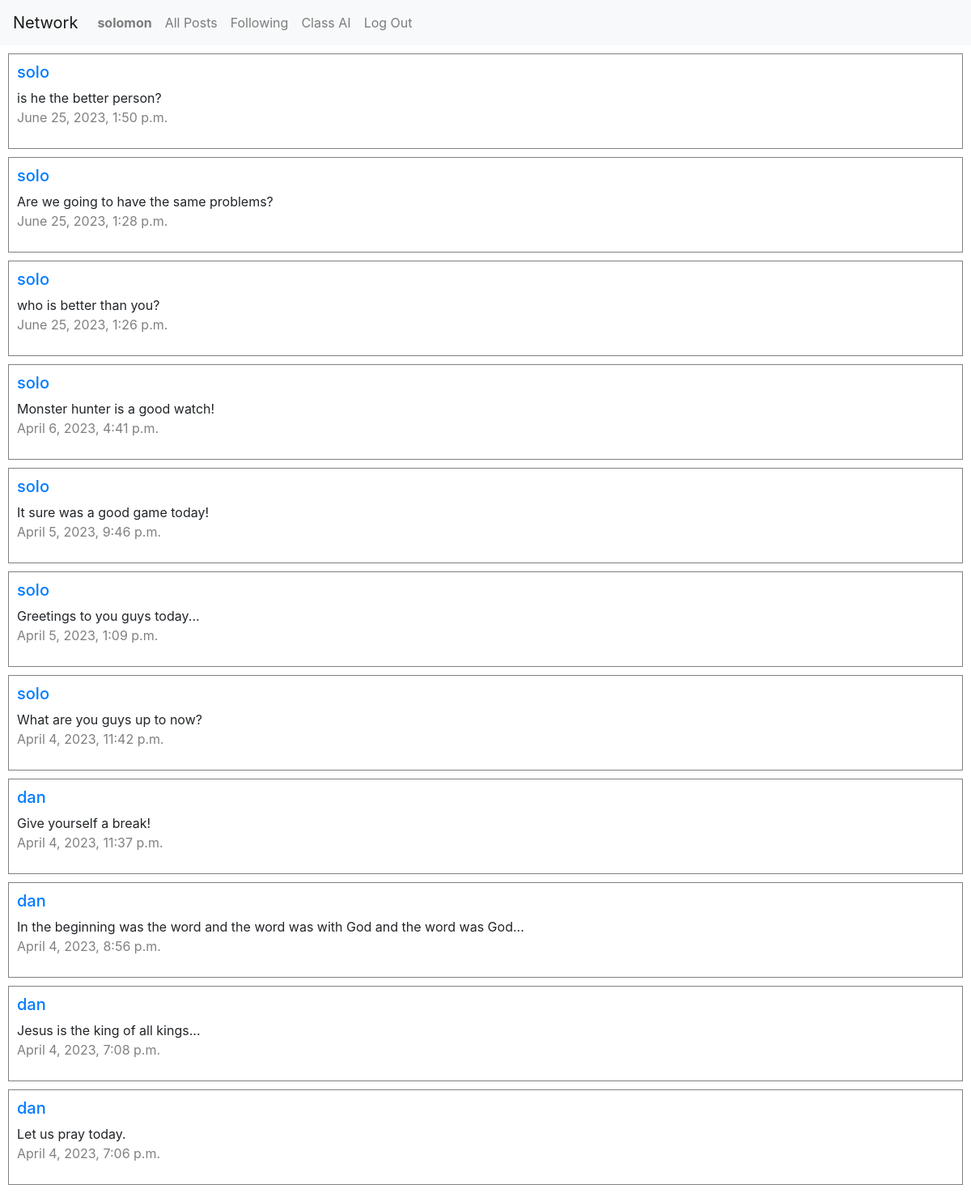
The app's page /following (signed in) with its own data.
### network/models.py (models this page shows, shortened)
class User(AbstractUser):
    pass

class Post(models.Model):
    text = models.TextField(default='')
    user = models.ForeignKey(User, on_delete=models.CASCADE)
    created_at = models.DateTimeField(auto_now_add=True)

### network/views.py (the view)
# urls.py: path("following", views.following, name="following"),
def following(request):
    follow_objects = Follow.objects.filter(follower=request.user)
    following_users = []
    for follow_object in follow_objects:
        following_users.append(follow_object.following)
    posts = Post.objects.filter(user__in=following_users).order_by("-created_at")
    return render(request, "network/following.html", {"posts": posts})

### network/templates/network/following.html (shortened to what this page needs)
{% extends "network/layout.html"%}
{% load static %}
{% block body %}
{% for post in posts %}
<div id="new-posts">
    <a href="{% url 'profile' post.user.pk %}"><h5>{{post.user}}</h5></a>
    {{post.text}}
    <p class="date">{{post.created_at}}</p>
</div>
{% endfor %}
{% endblock %}

### network/templates/network/layout.html (shortened to what this page needs)
{% load static %}
<!DOCTYPE html>
<html lang="en">
    <head>
        <link rel="stylesheet" href="https://stackpath.bootstrapcdn.com/bootstrap/4.4.1/css/bootstrap.min.css">
        <link href="{% static 'network/styles.css' %}" rel="stylesheet">
    </head>
    <body>
        <nav class="navbar navbar-expand-lg navbar-light bg-light">
            <a class="navbar-brand" href="#">Network</a>
            <div>
              <ul class="navbar-nav mr-auto">
                {% if user.is_authenticated %}
                    <li class="nav-item">
                        <a class="nav-link" href="{% url 'profile' user.pk %}"><strong>{{ user.username }}</strong></a>
                    </li>
                {% endif %}
                <li class="nav-item">
                  <a class="nav-link" href="{% url 'index' %}">All Posts</a>
                </li>
                {% if user.is_authenticated %}
                    <li class="nav-item">
                        <a class="nav-link" href="{% url 'following' %}">Following</a>
                    </li>
                    <li class="nav-item">
                        <a class="nav-link" href="{% url 'class_ai' %}">Class AI</a>
                    </li>
                    <li class="nav-item">
                        <a class="nav-link" href="{% url 'logout' %}">Log Out</a>
                    </li>
                {% endif %}
              </ul>
            </div>
          </nav>
        <div class="body">
            {% block body %}
            {% endblock %}
        </div>
    </body>
</html>

### network/static/network/styles.css (style rules this page uses)
#new-posts { padding :10px; margin: 10px; border: 1px solid grey; }
.date { color: grey; }

### records on screen
User: username "solomon"
Post: user "solo", text "is he the better person?", created_at "June 25, 2023, 1:50 p.m."
Post: user "solo", text "Are we going to have the same problems?", created_at "June 25, 2023, 1:28 p.m."
Post: user "solo", text "who is better than you?", created_at "June 25, 2023, 1:26 p.m."
Post: user "solo", text "Monster hunter is a good watch!", created_at "April 6, 2023, 4:41 p.m."
Post: user "solo", text "It sure was a good game today!", created_at "April 5, 2023, 9:46 p.m."
Post: user "solo", text "Greetings to you guys today...", created_at "April 5, 2023, 1:09 p.m."
Post: user "solo", text "What are you guys up to now?", created_at "April 4, 2023, 11:42 p.m."
Post: user "dan", text "Give yourself a break!", created_at "April 4, 2023, 11:37 p.m."
Post: user "dan", text "In the beginning was the word and the word was with God and the word was God...", created_at "April 4, 2023, 8:56 p.m."
Post: user "dan", text "Jesus is the king of all kings...", created_at "April 4, 2023, 7:08 p.m."
Post: user "dan", text "Let us pray today.", created_at "April 4, 2023, 7:06 p.m."
